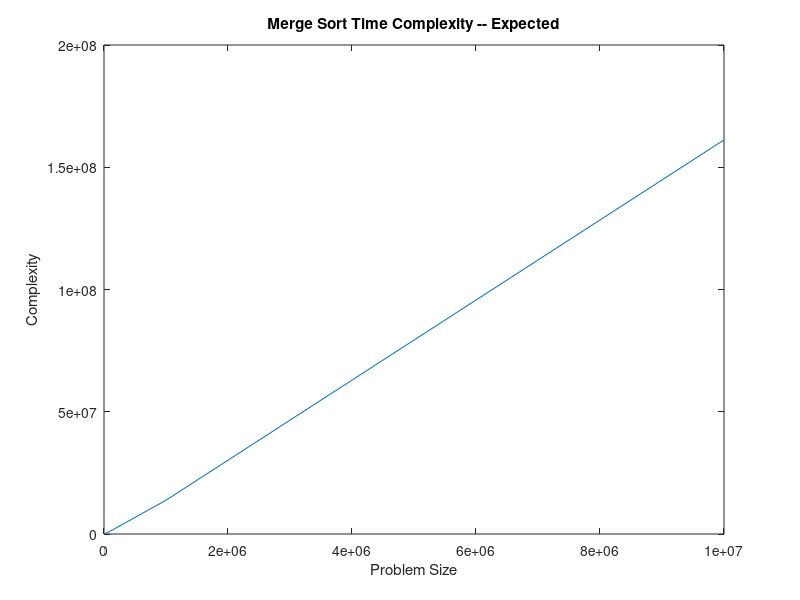
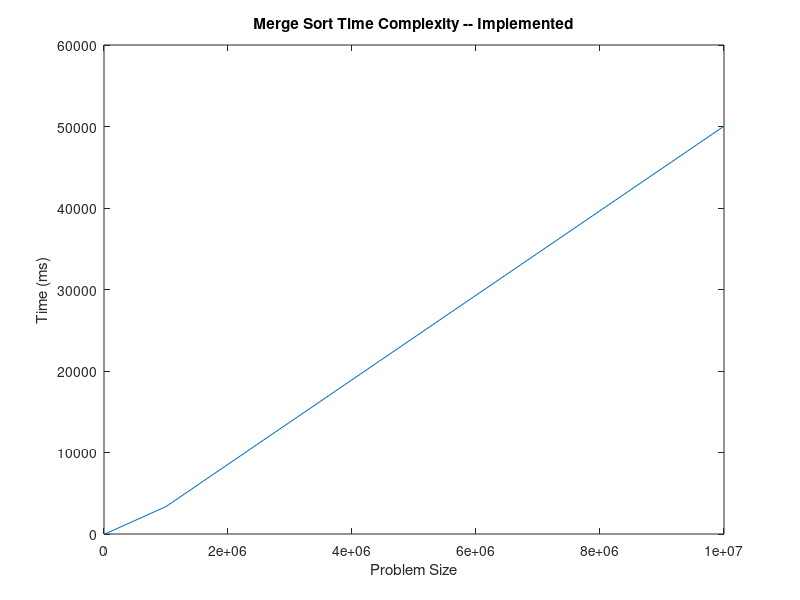

Reproduce these figures in MATLAB, in order.
clear all
references_n = [1,10,100,1000,10000,100000,1000000,10000000];
reference_notation = @(n) n.*log(n);
references_times = reference_notation(references_n);

figure(1)
plot(references_n, references_times);
xlabel("Problem Size");
ylabel("Complexity");
title("Merge Sort Time Complexity -- Expected");

figure(2)
time = [0.1685, 0.3561,0.6392, 1.9895, 20.0446, 289.518, 3365.4725, 50038.4494];
plot(references_n, time);
xlabel("Problem Size");
ylabel("Time (ms)");
title("Merge Sort Time Complexity -- Implemented");